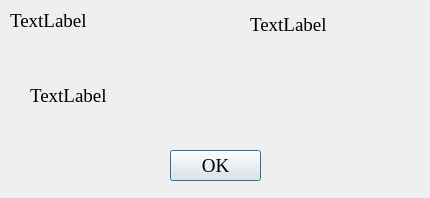
<?xml version="1.0" encoding="UTF-8"?>
<ui version="4.0">
 <class>ErrorMessageForm</class>
 <widget class="QDialog" name="ErrorMessageForm">
  <property name="geometry">
   <rect>
    <x>0</x>
    <y>0</y>
    <width>430</width>
    <height>198</height>
   </rect>
  </property>
  <property name="windowTitle">
   <string>Error</string>
  </property>
  <widget class="QLabel" name="message_label">
   <property name="geometry">
    <rect>
     <x>30</x>
     <y>60</y>
     <width>371</width>
     <height>71</height>
    </rect>
   </property>
   <property name="font">
    <font>
     <family>Times New Roman</family>
     <pointsize>14</pointsize>
    </font>
   </property>
   <property name="text">
    <string>TextLabel</string>
   </property>
  </widget>
  <widget class="QPushButton" name="ok_button">
   <property name="geometry">
    <rect>
     <x>170</x>
     <y>150</y>
     <width>91</width>
     <height>31</height>
    </rect>
   </property>
   <property name="font">
    <font>
     <family>Times New Roman</family>
     <pointsize>14</pointsize>
    </font>
   </property>
   <property name="text">
    <string>OK</string>
   </property>
  </widget>
  <widget class="QLabel" name="code_error_label">
   <property name="geometry">
    <rect>
     <x>10</x>
     <y>5</y>
     <width>231</width>
     <height>31</height>
    </rect>
   </property>
   <property name="font">
    <font>
     <family>Times New Roman</family>
     <pointsize>14</pointsize>
    </font>
   </property>
   <property name="text">
    <string>TextLabel</string>
   </property>
  </widget>
  <widget class="QLabel" name="time_label">
   <property name="geometry">
    <rect>
     <x>250</x>
     <y>5</y>
     <width>171</width>
     <height>39</height>
    </rect>
   </property>
   <property name="font">
    <font>
     <family>Times New Roman</family>
     <pointsize>14</pointsize>
    </font>
   </property>
   <property name="text">
    <string>TextLabel</string>
   </property>
  </widget>
 </widget>
 <resources/>
 <connections/>
</ui>
